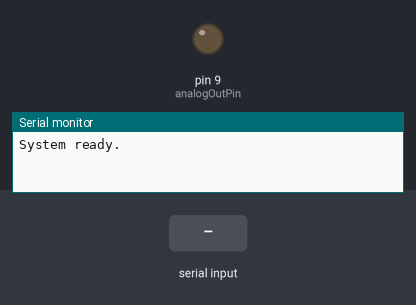
Bench run of a sketch on a simulated Arduino Uno, built with avr-gcc and run on an emulated ATmega328P. Shown: output pins drawn as LEDs (lit = HIGH), the last lines printed to the serial monitor. Inputs (shaded band) come from the test bench.

Above: at 1.2 s.
1.3 s: "bat90\n" received over Serial
At 2.1 s:
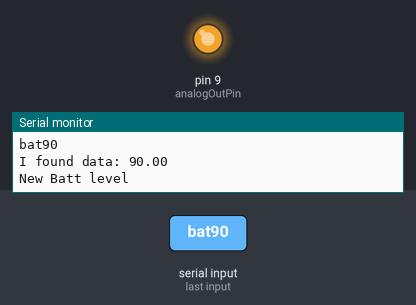
2.8 s: "bat,45\n" received over Serial
At 3.3 s:
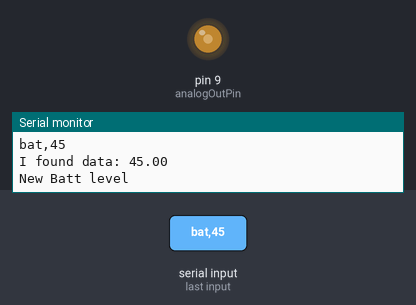
Timing chart, 0 to 5.8 s (numbered marks = the images above; inputs shaded):
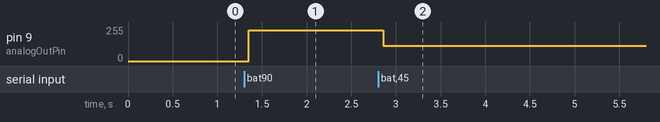

Measured:
- after the input at 1.3 s, pin 9 (analogOutPin): 0/255 → 229/255 after 0.05 s
- after the input at 2.8 s, pin 9 (analogOutPin): 229/255 → 114/255 after 0.06 s

The sketch:

sketch_apr15c.ino
```cpp
String dataString = "";         // a string to hold incoming data
String cString ="";
boolean stringComplete = false;  // whether the string is complete
boolean numberfound = false;
float apo=0;
float peri=0;
float bat=0;
float value=0;
const int analogOutPin = 9; // Analog output pin that the LED is attached to

void dump(){
  Serial.print("Apoapsis= ");
  Serial.println(apo);
  Serial.print("Periapsis= ");
  Serial.println(peri);
  Serial.print("Batt level= ");
  Serial.println(bat);
}

void stringreset(){
  // clear the string:
  dataString = "";
  cString = "";
  stringComplete = false;
  numberfound=false;
  Serial.end();
  Serial.begin(9600);
}

void setup() {
  // initialize serial:
  Serial.begin(9600);
  // reserve 200 bytes for the inputString:
  dataString.reserve(200);
  cString.reserve(200);
  Serial.println("System ready.");

}

void loop() {
  // print the string when a newline arrives:
analogWrite(analogOutPin, bat);
  if (stringComplete) {
    Serial.println(cString);

    if (cString.startsWith("dump")) {
      dump();
    }

    if (numberfound){
      Serial.print("I found data: ");
      value=dataString.toInt();
      Serial.println(value);
      if (cString.startsWith("apo")) {
        Serial.println("New Apoapsis");
        apo=value;
      }
      if (cString.startsWith("peri")) {
        Serial.println("New Periapsis");
        peri=value;
      }
      if (cString.startsWith("bat") && (value <= 100)) {

        Serial.println("New Batt level");
        bat=(value/100)*255;
      }
    }


    stringreset();
  }


}

/*
  SerialEvent occurs whenever a new data comes in the
 hardware serial RX.  This routine is run between each
 time loop() runs, so using delay inside loop can delay
 response.  Multiple bytes of data may be available.
 */
void serialEvent() {

  while (Serial.available()) {
    int inChar = Serial.read();
    cString += (char)inChar;
    if (isDigit(inChar)) {
      // convert the incoming byte to a char
      // and add it to the string:
      dataString += (char)inChar;
      numberfound = true;
    }
    if (inChar == '\n') {
      stringComplete = true;
    }
  }


}
```
